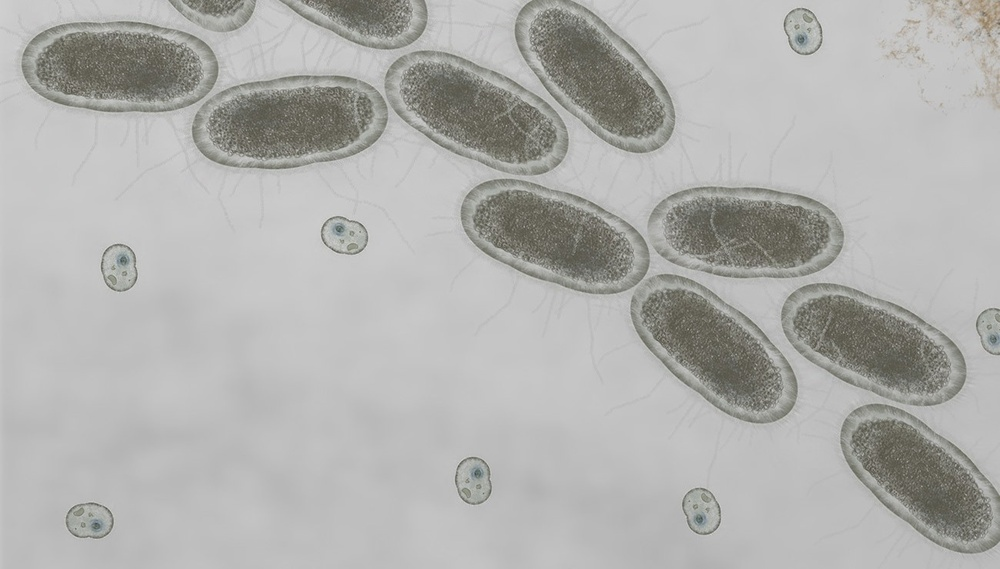
#> input picture src/imgs/bacteries.jpeg, 1000 x 569 px, shrunk from 1300 x 740 before the run
$ jupyter execute --allow-errors '04_Préparation_ttf_optimisation.ipynb'
#> lines starting #> are read from the running program, lines starting #| are printed output that depends on the picture; after the words box and inside, x2 and y2 are one past the last pixel; in counts of white or black regions, pixels touching at a corner belong together
# Chapitre 4:-*Scipy*
## 4.1 Interpolation

Des fois on récolte les données avec 2 capteur le premier récolte 2 fois par seconde et l'autre récolte 4 fois par seconde ceci engendre des manques de données.

### 4.1.1 Cas non bruité

[cell 1]
from scipy.interpolate import interp1d
import numpy as np
import matplotlib.pyplot as plt

[cell 2]
x=np.linspace(0,10,10)
y=x**2
plt.scatter(x,y)
plt.show()

[cell 3]
f=interp1d(x,y, kind='linear')
new_x=np.linspace(0,10,50)
f(new_x)
plt.scatter(new_x, f(new_x))

### 4.1.2 Cas bruité
Methode de Régression en utilisant la métode des moindre carré.

[cell 4]
x=np.linspace(0, 2, 100)
noise=np.random.randn(x.shape[0])/20
y = 1/3 * x**3 - 3/5 * x**2 + 2 + noise
plt.scatter(x,y)

Utilisation de la méthode des moindres carrés pour trouver les bon paramètres d'un modèle f

[cell 5]
from scipy import optimize

def f( x, a, b, c, d):
    return a * x**3 + b * x**2 + c * x + d

(params, params_cov) = optimize.curve_fit(f, x, y)

[cell 6]
plt.scatter(x,y)
plt.plot(x, f(x, params[0], params[1], params[2], params[3]), c="red", lw=4)
plt.show()
#> figure, not shown here; curve peaks at x = 2, y = 2.31

**Trouver Le minimum Global :**

En générale le probleme de minimisation est utilisé lorsqu'on veut trouvé le meilleur score lorsqu'on passe certaines paramétre du programe ML.

[cell 7]
def f(x):
    return x**2 + 15*np.sin(x)

x=np.linspace(-10, 10, 100)
plt.plot(x,f(x))
#> figure, not shown here; curve peaks at x = -10, y = 108.2

[cell 8]
x0=-5
x_min=optimize.minimize(f, x0=-5).x
x_min

[cell 9]
plt.plot(x,f(x))
plt.scatter(x_min,f(x_min),c="red",marker=".", s=200)#point de départ
plt.scatter(x0,f(x0),c="green",marker='+', s=200)#minimum Global
#> figure, not shown here; curve peaks at x = -10, y = 108.2

## 4.2 Traitement des Signaux

[cell 10]
x= np.linspace(0,20,100)
y= x + 4 * np.sin(x)+ np.random.randn(x.shape[0])/2
plt.plot(x,y)
#> figure, not shown here; curve peaks at x = 20, y = 24.32

**Méthode 1:** -*Signal Non Periodique*.

[cell 11]
from scipy import signal
y_new = signal.detrend(y)
plt.plot(x, y)
plt.plot(x, y_new)
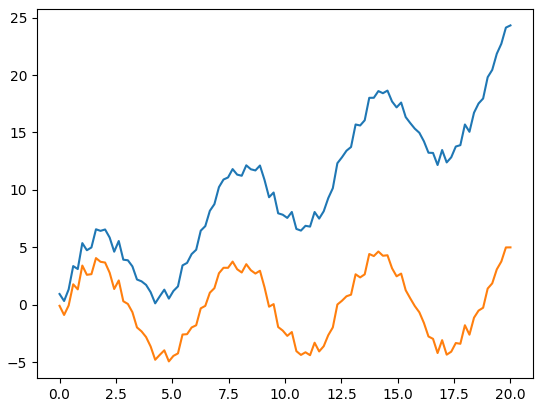
#> figure drawn by matplotlib, 1 panel; curve peaks at x = 20, y = 24.32; curve peaks at x = 20, y = 5

**Méthode 2:** -*Signal Periodique*.

Utilisation de la transformé de fourrier :

C'est une mèthode qui extrait les fréquences des siganux qui constitu le signal original. Cela nous permet de gardé seulement les frequences qu'on a besoin(significatif et utile lors de l'entrainement ou prediction).

[cell 12]
from scipy import fftpack

[cell 13]
four = fftpack.fft(y)
amp = np.abs(four)
freq = np.abs(fftpack.fftfreq(y.size))

plt.plot(freq, amp)
plt.xlabel("frequences - (signaux) ")
plt.ylabel("amplitudes")
plt.show()
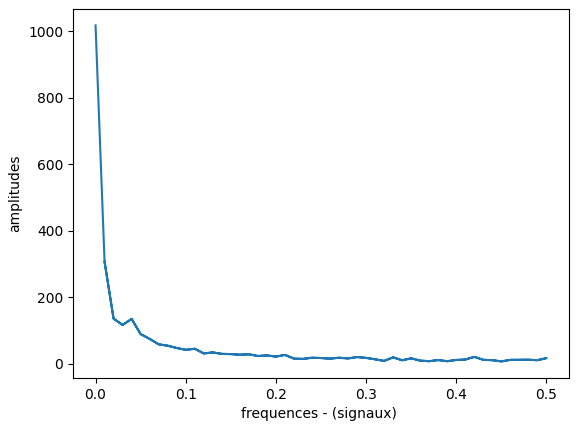
#> figure drawn by matplotlib, 1 panel

[cell 14]
four[amp<50] = 0
plt.plot(freq, four)
plt.xlabel("frequences - (signaux) ")
plt.ylabel("amplitudes")
plt.show()
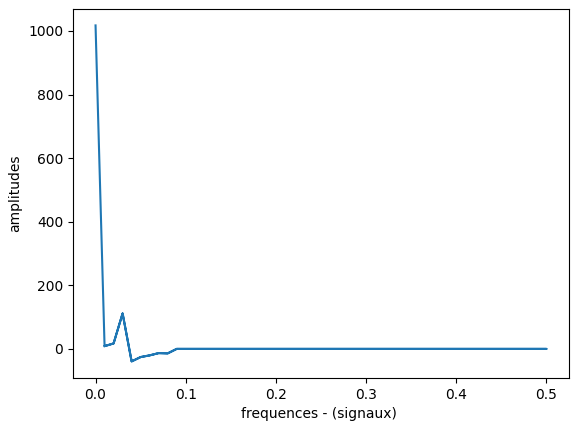
#> figure drawn by matplotlib, 1 panel

[cell 15]
signal=fftpack.ifft(four)
plt.figure(figsize=(12,8))
plt.plot(x, y)
plt.plot(x, signal,lw=5)
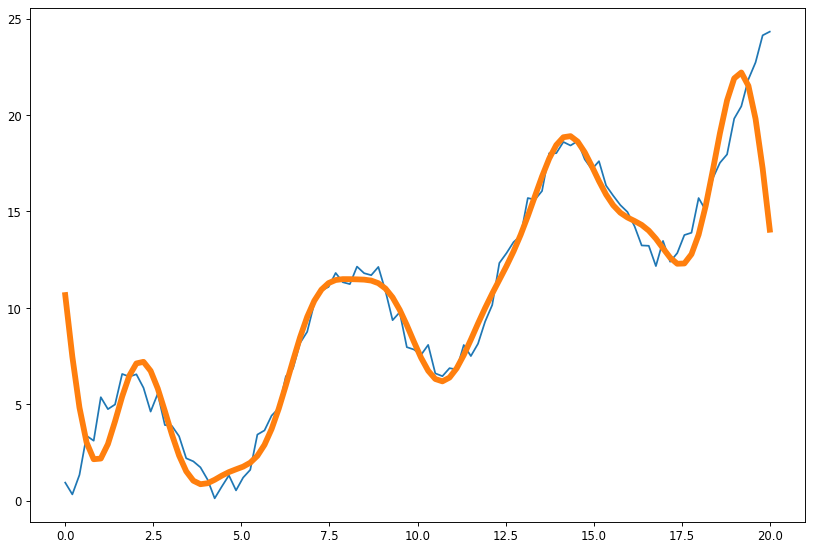
#> figure drawn by matplotlib, 1 panel; curve peaks at x = 20, y = 24.32; curve peaks at x = 19.19, y = 22.2

## 4.3 Traitement des images

### 4.3.1 Application des filtres sur des images

Dilation imprime les images - l'érosion efface les pixels

[cell 16]
from scipy import ndimage

[cell 17]
aray_gen=np.random.RandomState(seed =0)
#Création de image
X=np.zeros((32,32))
X[10:-10, 10:-10]=1
#Création du bruit
X[np.random.randint(2,32,30), np.random.randint(2,32,30)]=1
plt.imshow(X)
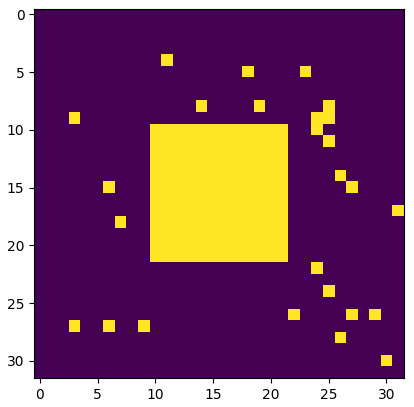
#> figure drawn by matplotlib, 1 panel

[cell 18]
open_x=ndimage.binary_opening(X)
plt.imshow(open_x)
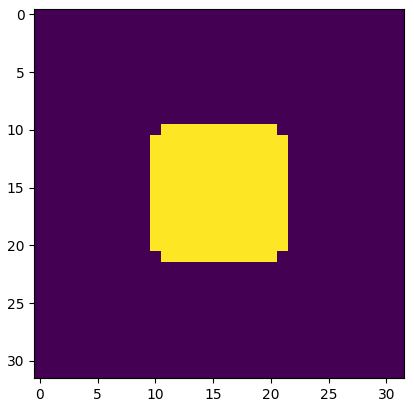
#> figure drawn by matplotlib, 1 panel

Extraction des informations

[cell 19]
img=plt.imread("src/imgs/bacteries.jpeg")
#> img is the input picture: shape (569, 1000, 3); mean R, G, B 176.3, 176.3, 174
img=img[:,:,0]
#> img: shape (569, 1000)
plt.figure(figsize=(12,8))
plt.imshow(img, cmap='gray')
img.shape
#> Out = (569, 1000)

[cell 20]
plt.hist(img.ravel(), bins=255)
plt.show()
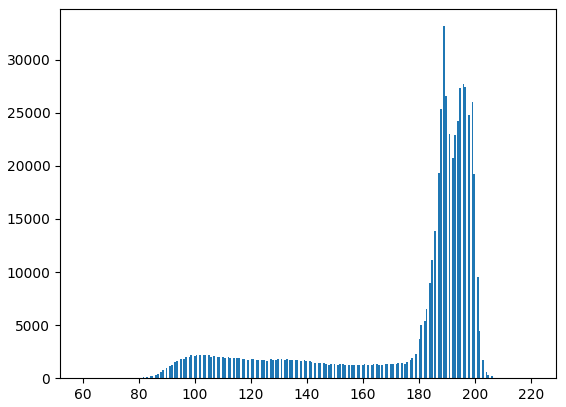
#> figure drawn by matplotlib, 1 panel; tallest bar 33157 high, from x = 188.8 to 189.4

[cell 21]
imgc=np.copy(img)
imgc[(imgc >125) & (imgc < 175)]=0
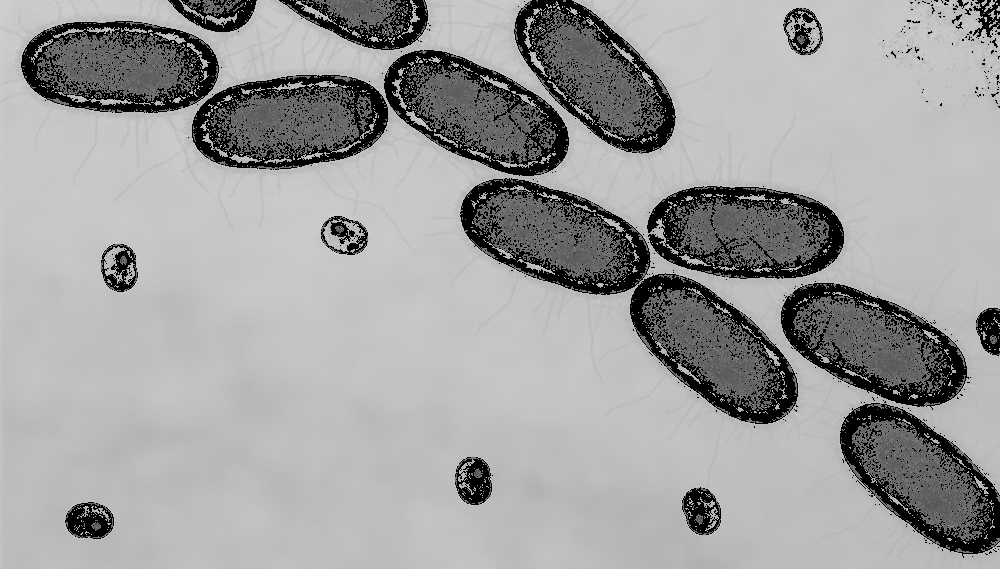
#> imgc: shape (569, 1000); min 0, max 221, mean 157.8
plt.figure(figsize=(12,8))
plt.imshow(imgc)
imgc.shape
#> Out = (569, 1000)

[cell 22]
imgc=ndimage.binary_opening(imgc)
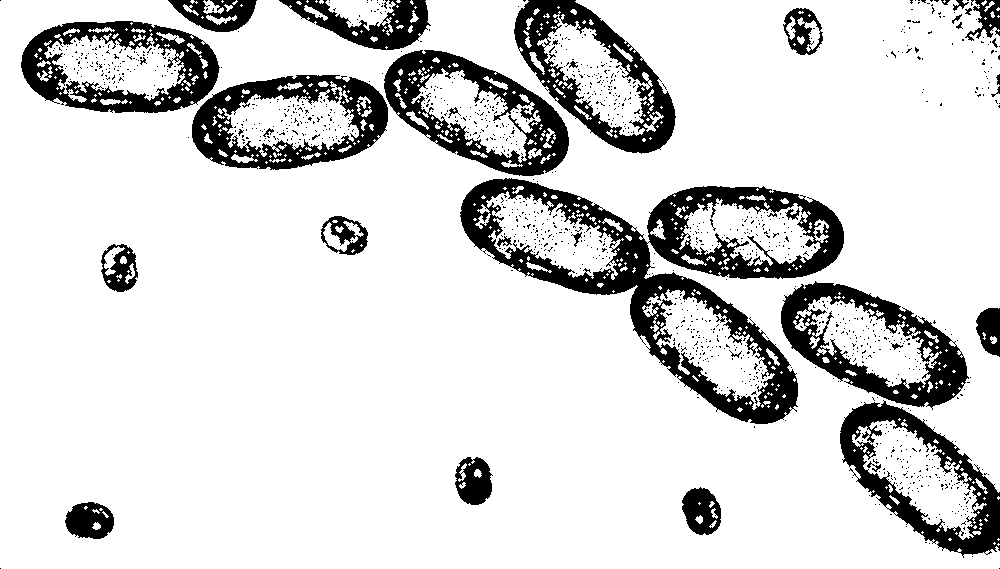
#> imgc: shape (569, 1000) bool; 84.5% white; 1243 black regions (1207 under 20 px), largest, box (x1, y1, x2, y2) and area: (460, 178, 844, 424) 23959, (384, 50, 569, 176) 8331, (781, 281, 969, 410) 8246
plt.figure(figsize=(12,8))
plt.imshow(imgc)
imgc.shape
#> Out = (569, 1000)

On utilise une fonction **ndimage.label** :
Pour reperer les artefacts afin d'affectué a chaque bactérie un libéllé. Elle renvoie aussi le nombre de libellé attribué.

[cell 23]
label, num_label=ndimage.label(imgc)
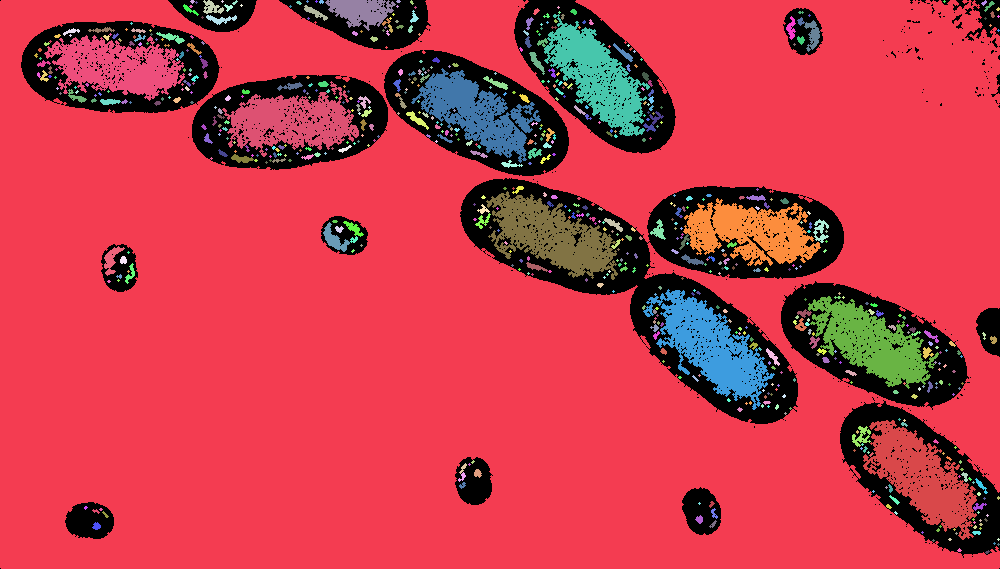
#> label: shape (569, 1000) int32; 679 distinct labels, from 0 to 678; one colour per label, 0 black
#> num_label = 678
print(label, num_label)
#> (printed output is left out)
plt.imshow(label ,cmap="gray")
